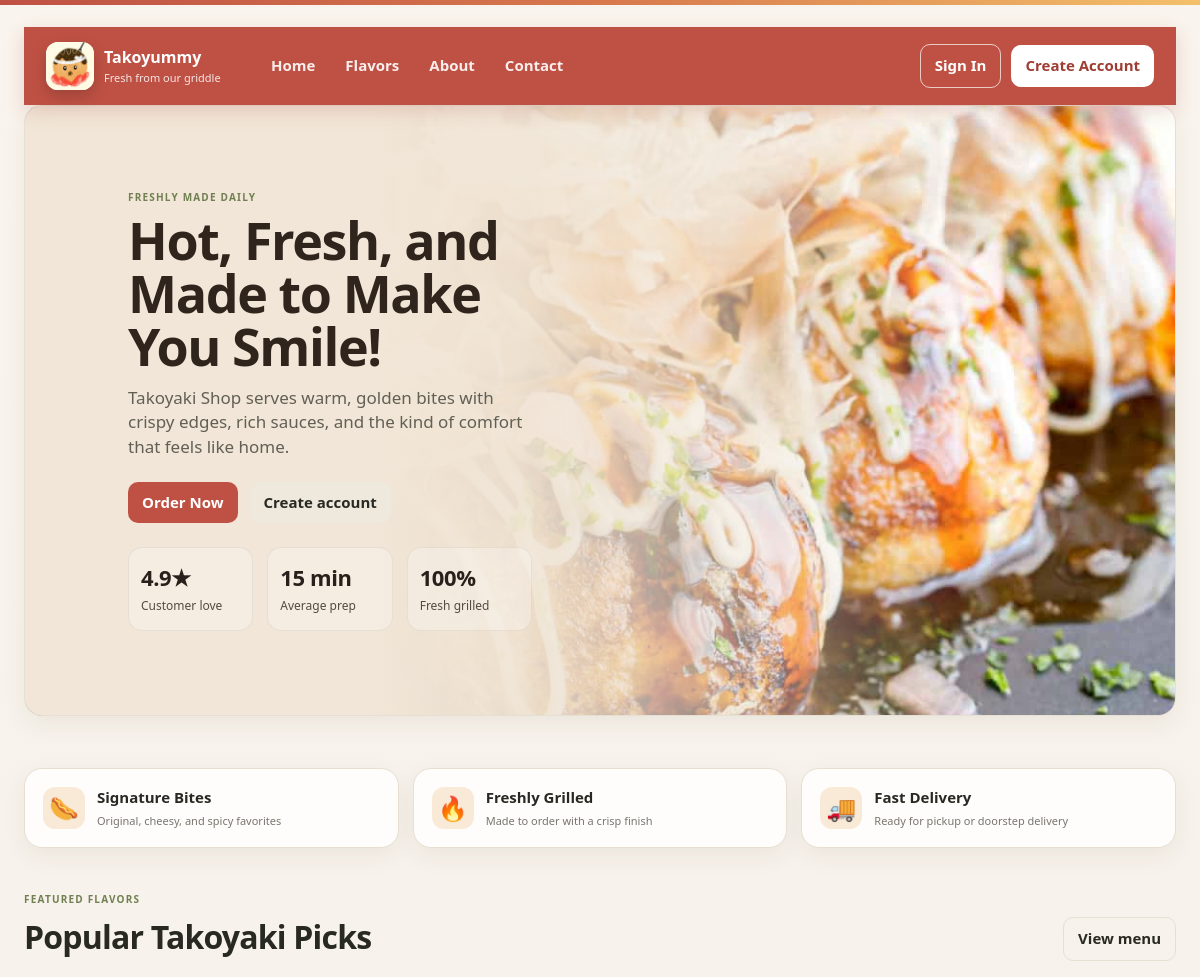
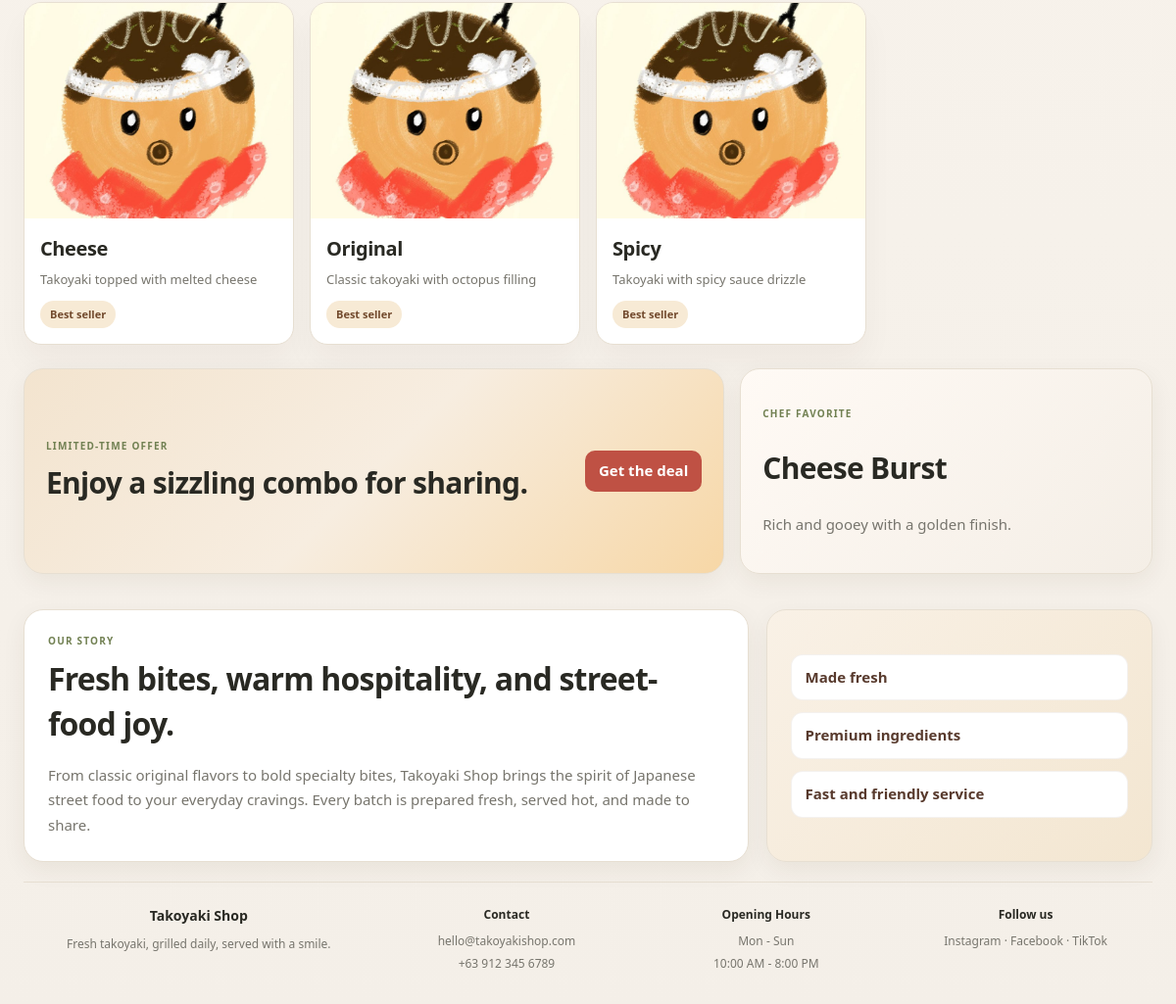
The page / on the database its author committed (2 pictures, top to bottom).
### tables this page shows
CREATE TABLE flavor (
    flavor_id INT AUTO_INCREMENT PRIMARY KEY,
    name VARCHAR(100) NOT NULL,
    description VARCHAR(255),
    image VARCHAR(255),
    is_available TINYINT(1) NOT NULL DEFAULT 1
);

### index.php (the view, shortened to what this page needs)
<?php
include 'includes/config.php';
$featuredFlavors = [
    ['name' => 'Original Takoyaki', 'description' => 'Classic savory bites with crispy edges and rich sauce.'],
    ['name' => 'Cheese Takoyaki', 'description' => 'Golden, melty, and irresistibly creamy.'],
    ['name' => 'Spicy Takoyaki', 'description' => 'A bolder kick finished with chili glaze.'],
    ['name' => 'Mentaiko Takoyaki', 'description' => 'Deep savory flavor with a smooth seafood finish.'],
];
if (isset($conn) && $conn) {
    $featuredResult = mysqli_query($conn, 'SELECT name, description, image FROM flavor WHERE is_available = 1 ORDER BY name LIMIT 4');
    if ($featuredResult && mysqli_num_rows($featuredResult) > 0) {
        $featuredFlavors = [];
        while ($row = mysqli_fetch_assoc($featuredResult)) {
            $featuredFlavors[] = $row;
        }
    }
}
?>
<!DOCTYPE html>
<html lang="en">
<head>
    <link rel="stylesheet" href="/takoyaki-shop-infoman/includes/style.css">
</head>
<body class="landing-body">
<div class="topline"></div>
<div class="landing-shell">
    <header class="welcome-header">
        <div class="header-inner">
            <a class="brand" href="/takoyaki-shop-infoman/" style="text-decoration:none;">
                <div class="brand-mark">
                    <img src="/takoyaki-shop-infoman/images/takoyaki_logo.jpg" alt="Takoyummy Logo">
                </div>
                <div>
                    <strong>Takoyummy</strong>
                    <small>Fresh from our griddle</small>
                </div>
            </a>
            <nav class="nav">
                <a href="/takoyaki-shop-infoman/">Home</a>
                <a href="/takoyaki-shop-infoman/#flavors">Flavors</a>
                <a href="/takoyaki-shop-infoman/#about">About</a>
                <a href="/takoyaki-shop-infoman/#contact">Contact</a>
            </nav>
            <div class="header-actions">
                <a class="btn ghost" href="/takoyaki-shop-infoman/login.php">Sign In</a>
                <a class="btn light" href="/takoyaki-shop-infoman/register.php">Create Account</a>
            </div>
        </div>
    </header>
    <main class="landing-main" id="home">
        <section class="hero-banner welcome-hero">
            <div class="hero-copy">
                <div class="eyebrow">Freshly made daily</div>
                <h1>Hot, Fresh, and Made to Make You Smile!</h1>
                <p>Takoyaki Shop serves warm, golden bites with crispy edges, rich sauces, and the kind of comfort that feels like home.</p>
                <div class="hero-actions">
                    <a class="btn" href="/takoyaki-shop-infoman/login.php">Order Now</a>
                    <a class="btn secondary" href="/takoyaki-shop-infoman/register.php">Create account</a>
                </div>
                <div class="hero-stats">
                    <div><strong>4.9★</strong><span>Customer love</span></div>
                    <div><strong>15 min</strong><span>Average prep</span></div>
                    <div><strong>100%</strong><span>Fresh grilled</span></div>
                </div>
            </div>
        </section>
        <section class="feature-strip">
            <article>
                <span>🌭</span>
                <div>
                    <strong>Signature Bites</strong>
                    <small>Original, cheesy, and spicy favorites</small>
                </div>
            </article>
            <article>
                <span>🔥</span>
                <div>
                    <strong>Freshly Grilled</strong>
                    <small>Made to order with a crisp finish</small>
                </div>
            </article>
            <article>
                <span>🚚</span>
                <div>
                    <strong>Fast Delivery</strong>
                    <small>Ready for pickup or doorstep delivery</small>
                </div>
            </article>
        </section>
        <section class="content-section" id="flavors">
            <div class="section-header">
                <div>
                    <div class="eyebrow">Featured flavors</div>
                    <h2>Popular Takoyaki Picks</h2>
                </div>
                <a href="/takoyaki-shop-infoman/login.php" class="btn ghost">View menu</a>
            </div>
            <div class="flavor-grid">
                <?php foreach ($featuredFlavors as $flavor) { ?>
                    <article class="flavor-card">
                        <div class="flavor-image">
                            <?php if (!empty($flavor['image'])) { ?>
                                <img src="/takoyaki-shop-infoman/<?= htmlspecialchars($flavor['image']) ?>" alt="<?= htmlspecialchars($flavor['name']) ?>">
                            <?php } else { ?>
                                <img src="/takoyaki-shop-infoman/images/takoyaki_logo.jpg" alt="<?= htmlspecialchars($flavor['name']) ?>">
                            <?php } ?>
                        </div>
                        <div class="flavor-info">
                            <h3><?= htmlspecialchars($flavor['name']) ?></h3>
                            <p><?= htmlspecialchars($flavor['description']) ?></p>
                            <span class="pill">Best seller</span>
                        </div>
                    </article>
                <?php } ?>
            </div>
        </section>
        <section class="promo-row">
            <div class="promo-card large">
                <div>
                    <div class="eyebrow">Limited-time offer</div>
                    <h3>Enjoy a sizzling combo for sharing.</h3>
                </div>
                <a class="btn" href="/takoyaki-shop-infoman/login.php">Get the deal</a>
            </div>
            <div class="promo-card small">
                <div class="eyebrow">Chef favorite</div>
                <h3>Cheese Burst</h3>
                <p>Rich and gooey with a golden finish.</p>
            </div>
        </section>
        <section class="content-section about-section" id="about">
            <div class="about-card">
                <div class="eyebrow">Our story</div>
                <h2>Fresh bites, warm hospitality, and street-food joy.</h2>
                <p>From classic original flavors to bold specialty bites, Takoyaki Shop brings the spirit of Japanese street food to your everyday cravings. Every batch is prepared fresh, served hot, and made to share.</p>
            </div>
            <div class="about-highlight">
                <div class="badge">Made fresh</div>
                <div class="badge">Premium ingredients</div>
                <div class="badge">Fast and friendly service</div>
            </div>
        </section>
    </main>
    <footer class="landing-footer" id="contact">
        <div>
            <h3>Takoyaki Shop</h3>
            <p>Fresh takoyaki, grilled daily, served with a smile.</p>
        </div>
        <div>
            <h4>Contact</h4>
            <p>hello@takoyakishop.com</p>
            <p>+63 912 345 6789</p>
        </div>
        <div>
            <h4>Opening Hours</h4>
            <p>Mon - Sun</p>
            <p>10:00 AM - 8:00 PM</p>
        </div>
        <div>
            <h4>Follow us</h4>
            <p>Instagram · Facebook · TikTok</p>
        </div>
    </footer>
</div>
</body>
</html>

### rows shown on the page
flavor: name "Cheese", description "Takoyaki topped with melted cheese"
flavor: name "Original", description "Classic takoyaki with octopus filling"
flavor: name "Spicy", description "Takoyaki with spicy sauce drizzle"
